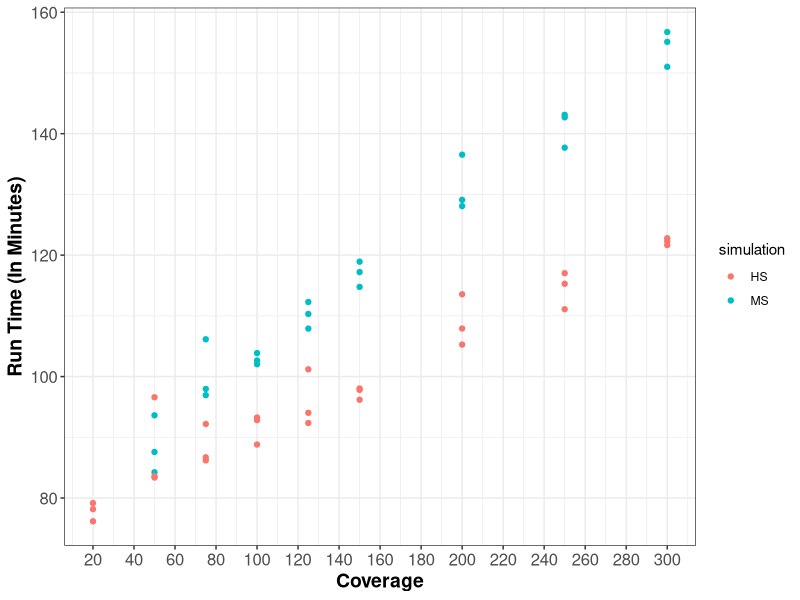
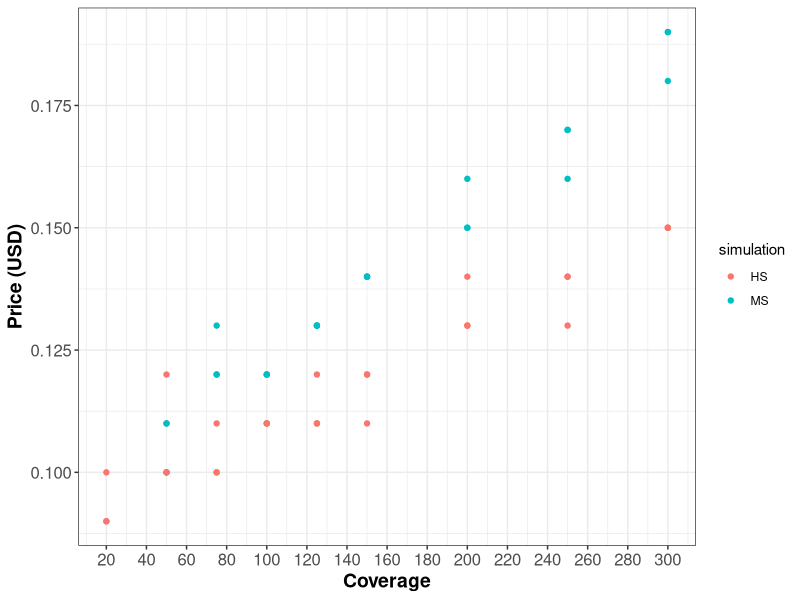
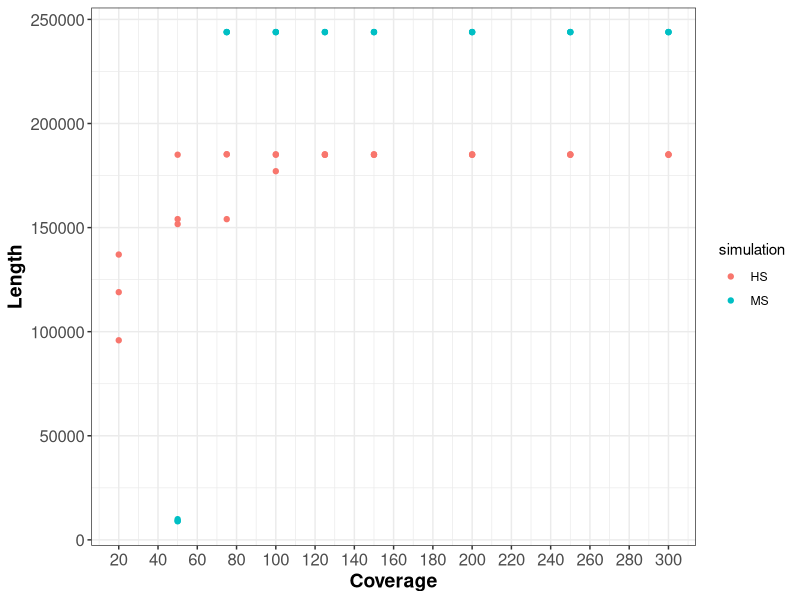
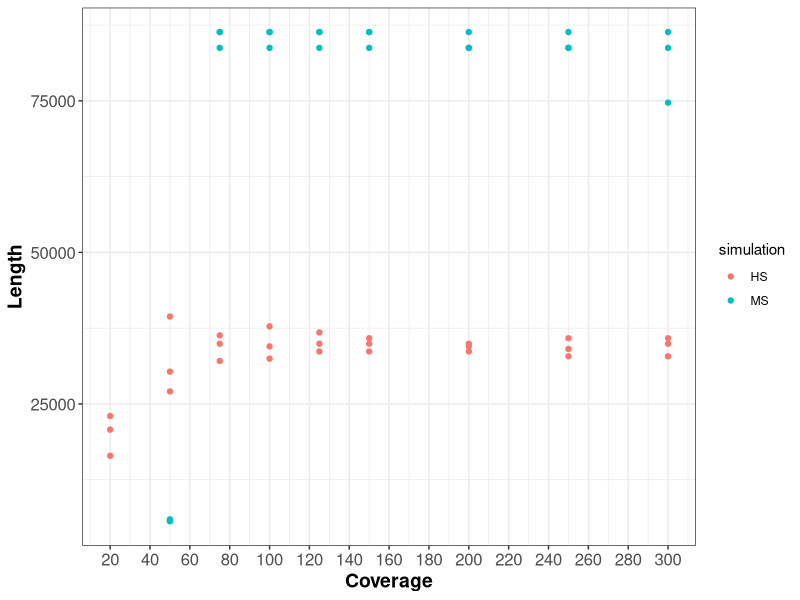
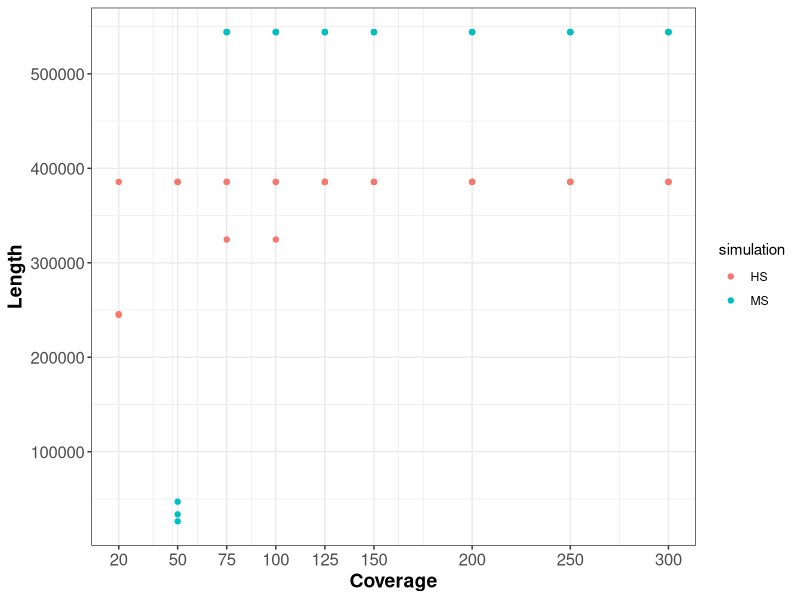
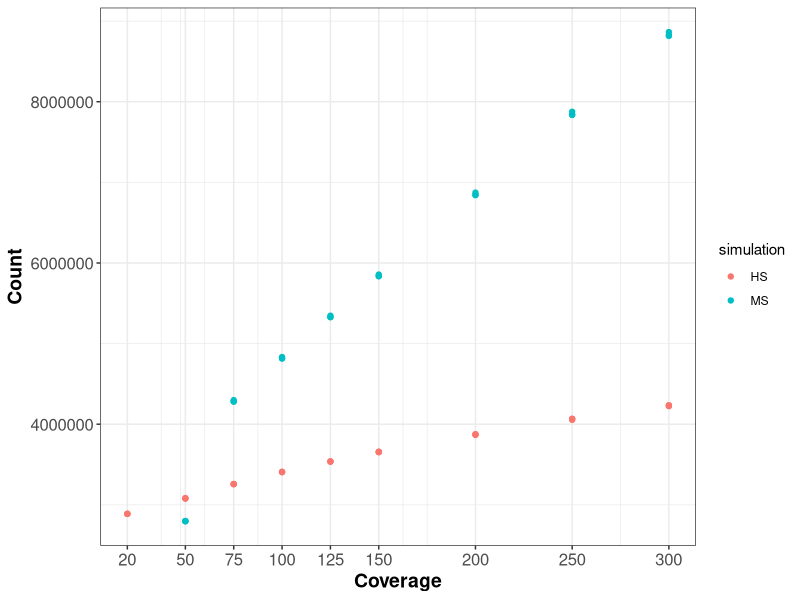
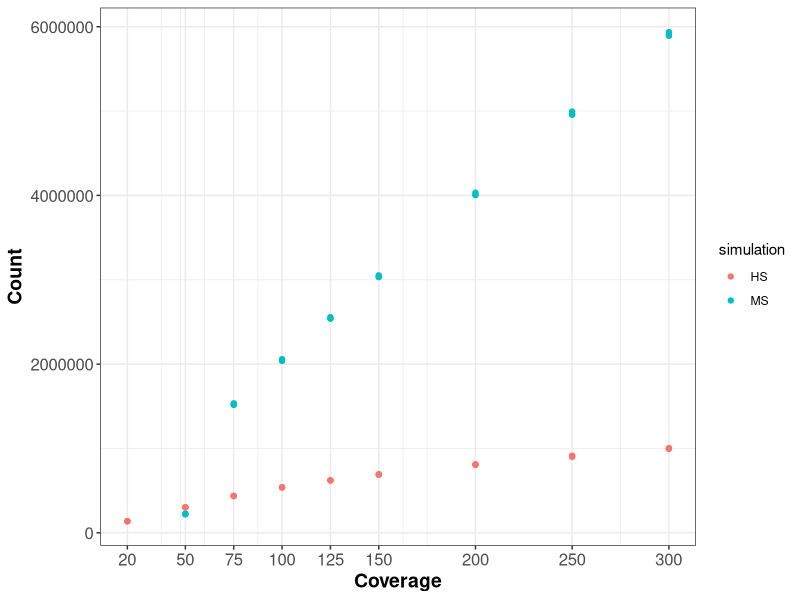
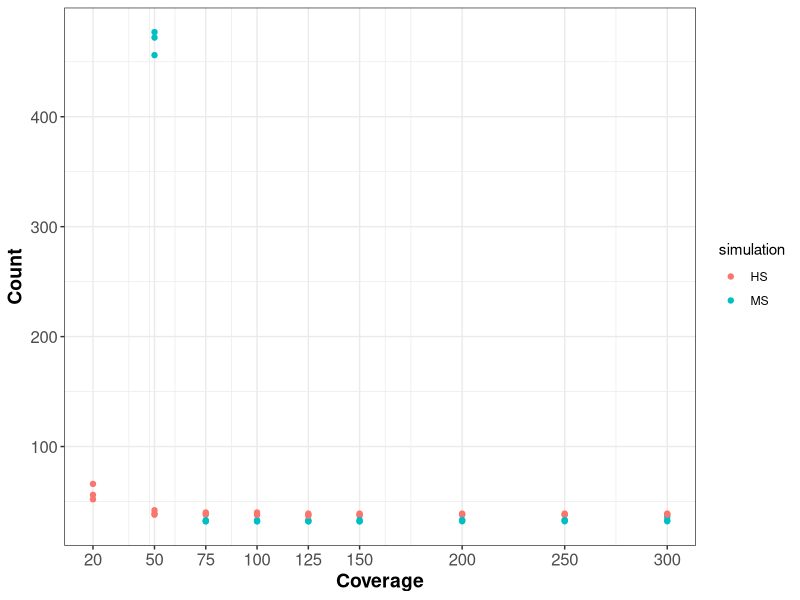

Source code (R) for these figures, in order:
## ---- chunk 1
library(ggplot2)
library(dplyr)
options(scipen=999)
## ---- chunk 2
results <- read.table("../data/supplementary-subsample/subsample-summary.txt", header = TRUE, sep = "\t")
results <- results[results$mutations < 10000 & results$simulation != 'EF',]
colnames(results)
## ---- chunk 3
p <- ggplot(data=results, aes(x=coverage, y=runtime)) +
    ylab("Run Time (In Minutes)") +
    xlab("Coverage") +
    geom_point(aes(color=simulation)) +    
    scale_x_continuous(
        breaks = seq(min(results$coverage), max(results$coverage), by = 20),
    ) +
    theme_bw() +
    theme(axis.text=element_text(size=12),
          axis.title=element_text(size=14,face="bold"))
p
## ---- chunk 4
p <- ggplot(data=results, aes(x=coverage, y=price)) +
    ylab("Price (USD)") +
    xlab("Coverage") +
    geom_point(aes(color=simulation)) +    
    scale_x_continuous(
        breaks = seq(min(results$coverage), max(results$coverage), by = 20),
    ) +
    theme_bw() +
    theme(axis.text=element_text(size=12),
          axis.title=element_text(size=14,face="bold"))
p
## ---- chunk 5
p <- ggplot(data=results, aes(x=coverage, y=n50_contig_length)) +
    ylab("Length") +
    xlab("Coverage") +
    geom_point(aes(color=simulation)) +    
    scale_x_continuous(
        breaks = seq(min(results$coverage), max(results$coverage), by = 20),
    ) +
    theme_bw() +
    theme(axis.text=element_text(size=12),
          axis.title=element_text(size=14,face="bold"))
p
## ---- chunk 6
p <- ggplot(data=results, aes(x=coverage, y=mean_contig_length)) +
    ylab("Length") +
    xlab("Coverage") +
    geom_point(aes(color=simulation)) +    
    scale_x_continuous(
        breaks = seq(min(results$coverage), max(results$coverage), by = 20),
    ) +
    theme_bw() +
    theme(axis.text=element_text(size=12),
          axis.title=element_text(size=14,face="bold"))
p
## ---- chunk 7
p <- ggplot(data=results, aes(x=coverage, y=max_contig_length)) +
    ylab("Length") +
    xlab("Coverage") +
    geom_point(aes(color=simulation)) +    
    scale_x_continuous(breaks = unique(results$coverage)) +
    theme_bw() +
    theme(axis.text=element_text(size=12),
          axis.title=element_text(size=14,face="bold"))
p
## ---- chunk 8
p <- ggplot(data=results, aes(x=coverage, y=total_kmer)) +
    ylab("Count") +
    xlab("Coverage") +
    geom_point(aes(color=simulation)) +    
    scale_x_continuous(breaks = unique(results$coverage)) +
    theme_bw() +
    theme(axis.text=element_text(size=12),
          axis.title=element_text(size=14,face="bold"))
p
## ---- chunk 9
p <- ggplot(data=results, aes(x=coverage, y=total_singleton)) +
    ylab("Count") +
    xlab("Coverage") +
    geom_point(aes(color=simulation)) +    
    scale_x_continuous(breaks = unique(results$coverage)) +
    theme_bw() +
    theme(axis.text=element_text(size=12),
          axis.title=element_text(size=14,face="bold"))
p
## ---- chunk 10
p <- ggplot(data=results, aes(x=coverage, y=total_contig_200bp)) +
    ylab("Count") +
    xlab("Coverage") +
    geom_point(aes(color=simulation)) +    
    scale_x_continuous(breaks = unique(results$coverage)) +
    theme_bw() +
    theme(axis.text=element_text(size=12),
          axis.title=element_text(size=14,face="bold"))
p
## ---- chunk 11
p <- ggplot(data=results, aes(x=coverage, y=total_contig)) +
    ylab("Count") +
    xlab("Coverage") +
    geom_point(aes(color=simulation)) +    
    scale_x_continuous(breaks = unique(results$coverage)) +
    theme_bw() +
    theme(axis.text=element_text(size=12),
          axis.title=element_text(size=14,face="bold"))
p
## ---- chunk 12
p <- ggplot(data=results, aes(x=coverage, y=total_gene)) +
    ylab("Count") +
    xlab("Coverage") +
    geom_point(aes(color=simulation)) +    
    scale_x_continuous(breaks = unique(results$coverage)) +
    theme_bw() +
    theme(axis.text=element_text(size=12),
          axis.title=element_text(size=14,face="bold"))
p
